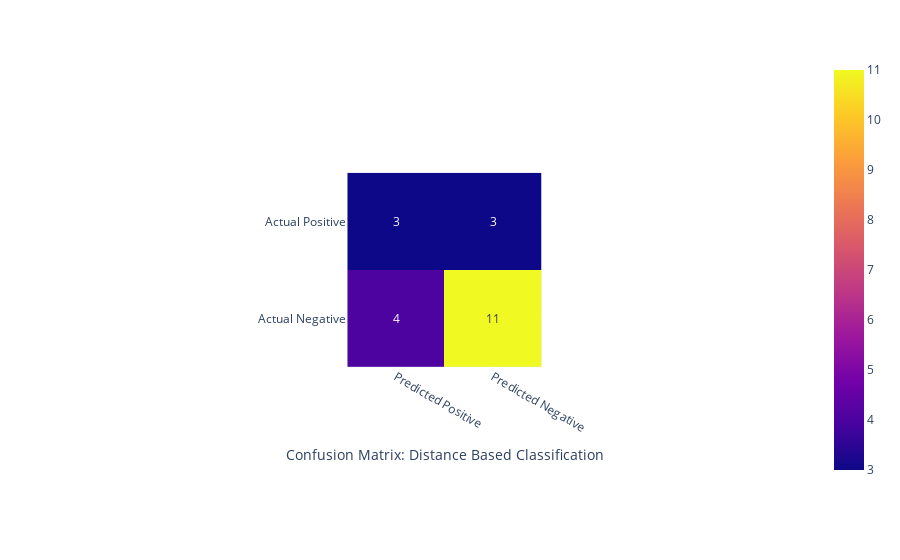

Write notebook code for a chart like this one.
### Code cell
# concavity < cutoff is computed as healthy (0), cancer (1) otherwise
computedClasses = np.array(np.zeros(len(testConcavity)))
for i in range(len(testConcavity)):
    if (testConcavity[i] < cutoff):
        computedClasses[i] = 0
    else:
        computedClasses[i] = 1

# validate against known labels
correctCancer = 0
totalCancer = 0
correctHealthy = 0
totalHealthy = 0
for i in range(len(testConcavity)):
    if (test_labels['labels'].loc[i] == 0):
        totalCancer = totalCancer + 1
        if (computedClasses[i] == 0):
            correctCancer = correctCancer + 1
    if (test_labels['labels'].loc[i] == 1):
        totalHealthy = totalHealthy + 1
        if (computedClasses[i] == 1):
            correctHealthy = correctHealthy + 1
            
print(correctCancer, totalCancer, correctHealthy, totalHealthy)

#DEBUG - confusion_matrix = metrics.confusion_matrix(test_labels['labels'].loc[:20], computedClasses[:21])
confusion_matrix = metrics.confusion_matrix(test_labels['labels'], computedClasses)
px.imshow(
    confusion_matrix, text_auto=True,
    labels=dict(x="Confusion Matrix: Distance Based Classification"),
    x=['Predicted Positive', 'Predicted Negative'],
    y=['Actual Positive', 'Actual Negative']
)

### Figure 1 — Plotly figure (JSON) as saved in the notebook; plotly's stock layout.template omitted (floating-point values rounded to 4 significant figures)
{"data": [{"coloraxis": "coloraxis", "hovertemplate": "Confusion Matrix: Distance Based Classification: %{x}<br>y: %{y}<br>color: %{z}<extra></extra>", "name": "0", "texttemplate": "%{z}", "type": "heatmap", "x": ["Predicted Positive", "Predicted Negative"], "xaxis": "x", "y": ["Actual Positive", "Actual Negative"], "yaxis": "y", "z": [[3, 3], [4, 11]]}], "layout": {"autosize": true, "coloraxis": {"colorscale": [[0, "#0d0887"], [0.1111, "#46039f"], [0.2222, "#7201a8"], [0.3333, "#9c179e"], [0.4444, "#bd3786"], [0.5556, "#d8576b"], [0.6667, "#ed7953"], [0.7778, "#fb9f3a"], [0.8889, "#fdca26"], [1, "#f0f921"]]}, "margin": {"t": 60}, "xaxis": {"anchor": "y", "autorange": true, "constrain": "domain", "domain": [0.3667, 0.6333], "range": [-0.5, 1.5], "scaleanchor": "y", "title": {"text": "Confusion Matrix: Distance Based Classification"}, "type": "category"}, "yaxis": {"anchor": "x", "autorange": true, "constrain": "domain", "domain": [0, 1], "range": [1.5, -0.5], "type": "category"}}}
